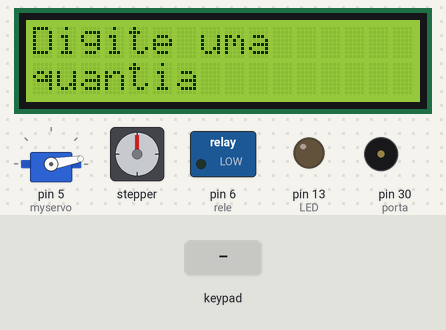
A sketch run on a simulated Arduino Mega 2560, built with avr-gcc and run on an emulated ATmega2560. On the bench: 16×2 character LCD, servo, stepper motor, switched loads named in the sketch (green lamp = pin HIGH), output pins drawn as LEDs (lit = HIGH), buzzer (waves = sounding). Inputs (shaded band) come from the test bench. Stepper angles assume 500 steps per turn; what the sketch prints to the serial monitor is not drawn.

Above: at 1.2 s.
1.3 s: keypad keys 2 2 2 3 2 4 2 5 * pressed 0.4 s apart
At 4.9 s:
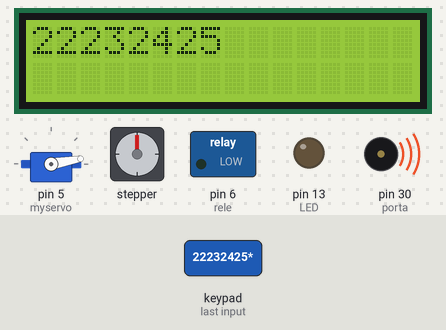
At 5.61 s:
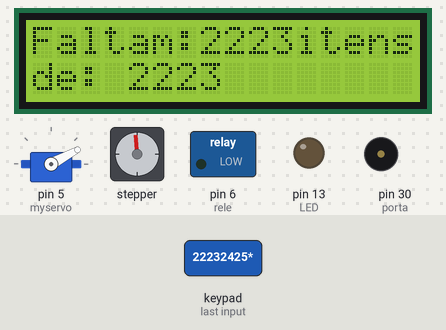
Timing chart, 0 to 23.5 s (numbered marks = the images above; inputs shaded):
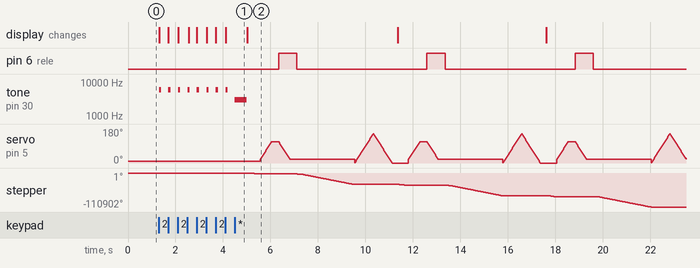

Measured:
- after the input at 1.3 s, pin 6 (rele): alternates HIGH for 0.77 s and LOW for 5.5 s, starting after 5.0 s; tone on pin 30 (porta): plays 6000 Hz for 0.10 s, 6000 Hz for 0.10 s, 6000 Hz for 0.10 s, 6000 Hz for 0.10 s, 6000 Hz for 0.10 s, 6000 Hz for 0.10 s … (9 notes in this stretch), starting at once

The sketch:

modificando_maquina_de_descascar_fio.ino
```cpp
#include <Stepper.h>  // no drive tb6600, a entrada dir+ é ligada na porta 8, a entrada pul+ é ligada na porta 9, a entrada en+ é ligada na porta 7, todas no arduino mega.
const int stepsPerRevolution = 500;
Stepper myStepper(stepsPerRevolution, 8,10,9,11);
#include <Servo.h>
#include "pitches.h"
#include <Keypad.h>  // Keypad Library
int LED = 13;
int porta = 30;
int botaomudo = 0;
int rele = 6;
int pos = 0;
Servo myservo ;

#include <Wire.h>
#include <LiquidCrystal_I2C.h>
LiquidCrystal_I2C lcd(0x27,2,1,0,4,5,6,7,3, POSITIVE);


// Variables to hold entered number on Keypad
volatile int firstnumber=99;  // used to tell how many numbers were entered on keypad
volatile int secondnumber=99;
volatile int thirdnumber=99;
volatile int quarternumber=99;

// Variables to hold Distance and CurrentPosition
int keyfullnumber=0;  // used to store the final calculated distance value

String currentposition = "";  // Used for display on Nokia LCD


// Keypad Setup
const byte ROWS = 4; // Four Rows
const byte COLS = 4; // Four Columns
char keys[ROWS][COLS] = {
  {'1','2','3','A'},
  {'4','5','6','B'},
  {'7','8','9','C'},
  {'*','0','#','D'}
};
byte rowPins[ROWS] = {22, 23, 24, 25}; // Arduino pins connected to the row pins of the keypad
byte colPins[COLS] = {26,27,28,29}; // Arduino pins connected to the column pins of the keypad
Keypad keypad = Keypad( makeKeymap(keys), rowPins, colPins, ROWS, COLS );  // Keypad Library definition


// U8glib Setup for  LCD


void setup(void) {
  Serial.begin(9600);
  pinMode(LED, OUTPUT);
  pinMode(rele, OUTPUT);
  lcd.begin (16,2);
  myservo.attach(5);
  myservo.write(10);

  ///Mostra na tela ao iniciar
  lcd.setCursor(0,0);
  lcd.print("Digite uma");
  lcd.setCursor(0,12);
  lcd.print("quantia");
  //////////////////////////


}


void loop(){

digitalWrite(LED, LOW);


int TOM = 6000; // tom das teclas 1,2,3,4,5,6,7,8,9,0
int TEMPO = 100;


  char keypressed = keypad.getKey();  // Get value of keypad button if pressed

 if (keypressed != NO_KEY){  // If keypad button pressed check which key it was

    switch (keypressed) {

      case '1':
      tone(porta, TOM, TEMPO);
        checknumber(1); //manda o digito para a função checknumber
        lcd.print(1);
      break;

      case '2':
        tone(porta, TOM, TEMPO);
        checknumber(2);
        lcd.print(2);
      break;

      case '3':
        tone(porta, TOM, TEMPO);
        checknumber(3);
        lcd.print(3);
      break;

      case '4':
        tone(porta, TOM, TEMPO);
        checknumber(4);
        lcd.print(4);
      break;

      case '5':
        tone(porta, TOM, TEMPO);
        checknumber(5);
        lcd.print(5);
      break;

      case '6':
        tone(porta, TOM, TEMPO);
        checknumber(6);
        lcd.print(6);
      break;

      case '7':
        tone(porta, TOM, TEMPO);
        checknumber(7);
        lcd.print(7);
      break;

      case '8':
        tone(porta, TOM, TEMPO);
        checknumber(8);
        lcd.print(8);
      break;

      case '9':
        tone(porta, TOM, TEMPO);
        checknumber(9);
        lcd.print(9);
      break;

      case '0':
        tone(porta, TOM, TEMPO);
        checknumber(0);
        lcd.print(0);
      break;
       case '*':
        tone(porta, 3000, 500);
        delay(500);

        finals();
      break;
      case '#':
        tone(porta, 1000, TEMPO);
         resetnumbers();
      break;

       case 'A':

        steppermotorAvanco(55);
        break;

        case 'B':

        steppermotorRecuo(55);
        break;

          case 'C':

        mudo();
        break;

        case 'D':

        corte();
        break;


    }
  }

}

///////////Avanço do motor de passo/////////

void steppermotorAvanco(int botao){
  if (botao==55){
   myStepper.setSpeed(1000);
    myStepper.step(-1000);

  }
  digitalWrite(LED, LOW);

////////////////////////////////////////////


}
//////////Recuo do motor de passo////////////

void steppermotorRecuo(int botao2){
  if (botao2==55){
    myStepper.setSpeed(1000);
    myStepper.step(1000);
  }

}
///////////////////////////////////////////

/////////modo mudo////////////////////////

void corte(){

  for (pos = 0; pos <= 155; pos += 1) { // goes from 0 degrees to 180 degrees
    // in steps of 1 degree
    myservo.write(pos);              // tell servo to go to position in variable 'pos'
    delay(5);                       // waits 15ms for the servo to reach the position
  }
  for (pos = 155; pos >= 0; pos -= 1) { // goes from 180 degrees to 0 degrees
    myservo.write(pos);              // tell servo to go to position in variable 'pos'
    delay(5);                       // waits 15ms for the servo to reach the position
  }


}

void mudo (){
  digitalWrite(rele, HIGH);
  delay(100);
  digitalWrite(rele,LOW);
 if (botaomudo==0){ // o valor do botaomudo inicia como zero, entao quando é executado essa função (mudo) ele muda o valor da 'porta' deixando o buser desligado ou seja, mudo.
   porta = 0;
   botaomudo++;  // acrescenta +1 na variavel botaomudo.
}else{  // quando o void mudo é executado pela segunda vez, não sendo mais 0 o valor da variavel botaomudo, ele executa somente esta parte.
  porta = 30;
  delay(10);
  botaomudo--; // botamudo passa a ser zero novamente.
  }
}


void checknumber(int x){ // o primeiro digito vem para essa função


  if (firstnumber == 99) { // o valor é verdadeiro
    firstnumber=x;                                //então fisrtnumber recebe o valor da variavel x que é o primeiro botao digitado no keypad
    String displayvalue = String(firstnumber);  //  Transform int to a string for display
lcd.clear();
Serial.println(displayvalue);


  } else {  // quando o proximo botao é digitado, ele da falso no if, pois não é mais == a 99
    checknumber2(x); // entao manda o valor da variavel x para a variavel da função checknumber2
  }
 }

void checknumber2(int valor){
  if (secondnumber == 99) {
  secondnumber=valor;
      String displayvalue = (String(firstnumber) + String(secondnumber));
     Serial.println(displayvalue);
     } else {
    checknumber3(valor);

}
}
void checknumber3(int valor2){

   if (thirdnumber == 99){  // It must be the 3rd number entered
      thirdnumber=valor2;
      String displayvalue = (String(firstnumber) + String(secondnumber) + String(thirdnumber));
      Serial.println(displayvalue);

 }  else {
    checknumber4(valor2);


  }
}

void checknumber4(int valor3) {
 if (quarternumber == 99){  // It must be the 3rd number entered
      quarternumber=valor3;
      String displayvalue = (String(firstnumber) + String(secondnumber) + String(thirdnumber)+ String(quarternumber));
      Serial.println(displayvalue);
}
}


void finals(){
      //unidade
     if (thirdnumber == 99 && secondnumber == 99 && firstnumber != 99 && quarternumber==99) {
      keyfullnumber=firstnumber;
      movestepper(keyfullnumber);
     movestepper(firstnumber);
    }
    //dezena
    if (secondnumber != 99 && thirdnumber == 99) {
      keyfullnumber=(firstnumber*10)+secondnumber;
      movestepper(keyfullnumber);
    }
    //centena
    if (firstnumber != 99 && thirdnumber != 99 && secondnumber != 99 && quarternumber== 99 ) {
      keyfullnumber=(firstnumber*100)+(secondnumber*10)+thirdnumber;
      movestepper(keyfullnumber);
    }
    //milhar
    if (thirdnumber != 99 && secondnumber != 99 && firstnumber != 99 && quarternumber!=99) {
      keyfullnumber=(firstnumber*1000)+(secondnumber*100)+(thirdnumber*10)+quarternumber;
      movestepper(keyfullnumber);
    }
    resetnumbers(); // Reset numbers to get ready for new entry
  }


void movestepper(int quantiaFinal) {

    for(keyfullnumber; keyfullnumber >0 ;keyfullnumber--){

// a ser exibido na tela
 Serial.println(keyfullnumber);
  lcd.setCursor(0,0);
  lcd.print("Faltam:");
  lcd.setCursor(7,0);
  lcd.print(keyfullnumber);
    lcd.setCursor(11,0);
  lcd.print("itens");
    lcd.setCursor(0,1);
    lcd.print("de:");
    lcd.setCursor(4,9);
    lcd.print(quantiaFinal);

//////////////////////////////

// Oque irá fazer
//Gira o motor no sentido horario a 90 graus
 int velocidade = 1500;
  myStepper.setSpeed(velocidade); // velocidade do motor de passo


//1ª etapa, avança o tamanho a ser descascado

for (int i = 0; i<=500; i++)

 {
    myStepper.setSpeed(velocidade); // velocidade do motor de passo
 myStepper.step(-5);
 velocidade ++;

 }
  myStepper.step(-2000);


    delay(100);

    // 2ª etapa, alicate preciona o fio

    for (pos = 20; pos <= 112; pos += 1) { // quanto maior o numero mais o alicate aperta
    // in steps of 1 degree
    myservo.write(pos);              // tell servo to go to position in variable 'pos'
    delay(5);                       // waits 15ms for the servo to reach the position
  }
  delay(300);

  //3ª etapa, aciona o pistao

  digitalWrite(rele,  HIGH);


//4ª etapa, abre o alicate

  for (pos = 112; pos >= 20; pos -= 1) { // goes from 180 degrees to 0 degrees
    myservo.write(pos);              // tell servo to go to position in variable 'pos'
    delay(5);// waits 15ms for the servo to reach the position
  }
  delay(300);

  //5ª etapa, retorna o pistao

  digitalWrite(rele, LOW);

  //delay(50); // remover!!!


 //6ª etapa, avança o tamanho do cabo
 for (int i = 0; i<=500; i++)

 {
    myStepper.setSpeed(velocidade); // velocidade do motor de passo
 myStepper.step(-5);
 velocidade ++;

 }
  myStepper.step(-9000);
  myStepper.step(-9000);
  myStepper.step(-9000);
    myStepper.step(-9000);

      myStepper.step(-9000);


    delay(10);

    //7ª etapa, corta o fio

    for (pos = 0; pos <= 155; pos += 1) { // goes from 0 degrees to 180 degrees
    // in steps of 1 degree
    myservo.write(pos);              // tell servo to go to position in variable 'pos'
    delay(5);                       // waits 15ms for the servo to reach the position
  }
  for (pos = 155; pos >= 0; pos -= 1) { // goes from 180 degrees to 0 degrees
    myservo.write(pos);              // tell servo to go to position in variable 'pos'
    delay(5);                       // waits 15ms for the servo to reach the position
  }

   myStepper.setSpeed(1000);
    myStepper.step(1000);


 lcd.clear();


/////////////////////////////
    }

// a ser exibido na tela no final

lcd.clear();


//////////////////////////
}


void resetnumbers() {  // Reseta os numeros e apaga da tela
  firstnumber=99;
  secondnumber=99;
  thirdnumber=99;
  lcd.clear();
   ///Mostra na tela ao iniciar
  lcd.setCursor(0,0);
  lcd.print("Digite uma");
  lcd.setCursor(0,12);
  lcd.print("quantia");
  //////////////////////////

}
```
